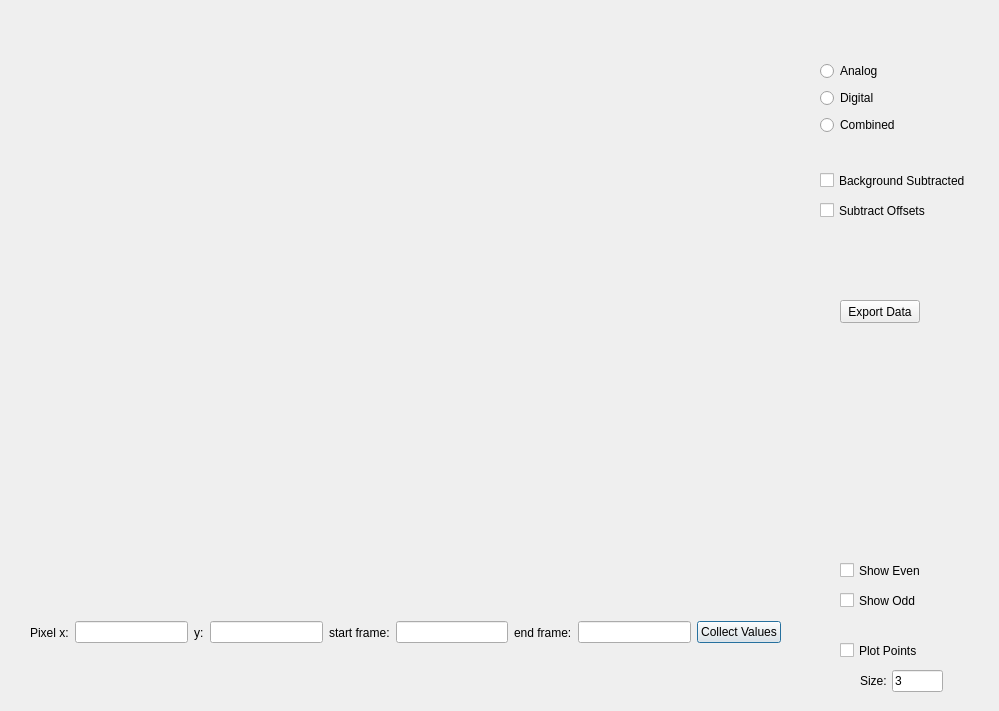
<?xml version="1.0" encoding="UTF-8"?>
<ui version="4.0">
 <class>PlotPixels</class>
 <widget class="QDialog" name="PlotPixels">
  <property name="geometry">
   <rect>
    <x>0</x>
    <y>0</y>
    <width>999</width>
    <height>711</height>
   </rect>
  </property>
  <property name="windowTitle">
   <string>Plot Pixels - EMPAD Browse prebeta</string>
  </property>
  <widget class="QCustomPlot" name="pixelPlot" native="true">
   <property name="geometry">
    <rect>
     <x>20</x>
     <y>20</y>
     <width>781</width>
     <height>561</height>
    </rect>
   </property>
  </widget>
  <widget class="QWidget" name="layoutWidget_2">
   <property name="geometry">
    <rect>
     <x>820</x>
     <y>60</y>
     <width>93</width>
     <height>77</height>
    </rect>
   </property>
   <layout class="QVBoxLayout" name="verticalLayout">
    <item>
     <widget class="QRadioButton" name="radioButton_Analog">
      <property name="text">
       <string>Analog</string>
      </property>
     </widget>
    </item>
    <item>
     <widget class="QRadioButton" name="radioButton_Digital">
      <property name="text">
       <string>Digital</string>
      </property>
     </widget>
    </item>
    <item>
     <widget class="QRadioButton" name="radioButton_Combined">
      <property name="text">
       <string>Combined</string>
      </property>
     </widget>
    </item>
   </layout>
  </widget>
  <widget class="QCheckBox" name="checkBox_backSub">
   <property name="geometry">
    <rect>
     <x>820</x>
     <y>170</y>
     <width>151</width>
     <height>21</height>
    </rect>
   </property>
   <property name="text">
    <string>Background Subtracted</string>
   </property>
  </widget>
  <widget class="QWidget" name="layoutWidget_4">
   <property name="geometry">
    <rect>
     <x>30</x>
     <y>620</y>
     <width>751</width>
     <height>25</height>
    </rect>
   </property>
   <layout class="QHBoxLayout" name="horizontalLayout">
    <item>
     <widget class="QLabel" name="label">
      <property name="text">
       <string>Pixel x:</string>
      </property>
     </widget>
    </item>
    <item>
     <widget class="QLineEdit" name="lineEdit_PixX"/>
    </item>
    <item>
     <widget class="QLabel" name="label_2">
      <property name="text">
       <string>y:</string>
      </property>
     </widget>
    </item>
    <item>
     <widget class="QLineEdit" name="lineEdit_pixY"/>
    </item>
    <item>
     <widget class="QLabel" name="label_3">
      <property name="text">
       <string>start frame:</string>
      </property>
     </widget>
    </item>
    <item>
     <widget class="QLineEdit" name="lineEdit_StartFrame"/>
    </item>
    <item>
     <widget class="QLabel" name="label_4">
      <property name="text">
       <string>end frame:</string>
      </property>
     </widget>
    </item>
    <item>
     <widget class="QLineEdit" name="lineEdit_EndFrame"/>
    </item>
    <item>
     <widget class="QPushButton" name="pushButton_collectVals">
      <property name="text">
       <string>Collect Values</string>
      </property>
     </widget>
    </item>
   </layout>
  </widget>
  <widget class="QCheckBox" name="checkBox_showEven">
   <property name="geometry">
    <rect>
     <x>840</x>
     <y>560</y>
     <width>101</width>
     <height>21</height>
    </rect>
   </property>
   <property name="text">
    <string>Show Even</string>
   </property>
  </widget>
  <widget class="QCheckBox" name="checkBox_showOdd">
   <property name="geometry">
    <rect>
     <x>840</x>
     <y>590</y>
     <width>78</width>
     <height>21</height>
    </rect>
   </property>
   <property name="text">
    <string>Show Odd</string>
   </property>
  </widget>
  <widget class="QPushButton" name="pushButton_expData">
   <property name="geometry">
    <rect>
     <x>840</x>
     <y>300</y>
     <width>80</width>
     <height>23</height>
    </rect>
   </property>
   <property name="text">
    <string>Export Data</string>
   </property>
  </widget>
  <widget class="QCheckBox" name="checkBox_subOff">
   <property name="geometry">
    <rect>
     <x>820</x>
     <y>200</y>
     <width>151</width>
     <height>21</height>
    </rect>
   </property>
   <property name="text">
    <string>Subtract Offsets</string>
   </property>
  </widget>
  <widget class="QCheckBox" name="checkBox_plotDots">
   <property name="geometry">
    <rect>
     <x>840</x>
     <y>640</y>
     <width>91</width>
     <height>21</height>
    </rect>
   </property>
   <property name="text">
    <string>Plot Points</string>
   </property>
  </widget>
  <widget class="QLineEdit" name="lineEdit_pointsize">
   <property name="geometry">
    <rect>
     <x>892</x>
     <y>670</y>
     <width>51</width>
     <height>22</height>
    </rect>
   </property>
   <property name="text">
    <string>3</string>
   </property>
  </widget>
  <widget class="QLabel" name="label_pointsize">
   <property name="geometry">
    <rect>
     <x>860</x>
     <y>673</y>
     <width>52</width>
     <height>15</height>
    </rect>
   </property>
   <property name="text">
    <string>Size:</string>
   </property>
  </widget>
 </widget>
 <customwidgets>
  <customwidget>
   <class>QCustomPlot</class>
   <extends>QWidget</extends>
   <header>qcustomplot.h</header>
   <container>1</container>
  </customwidget>
 </customwidgets>
 <resources/>
 <connections/>
</ui>
